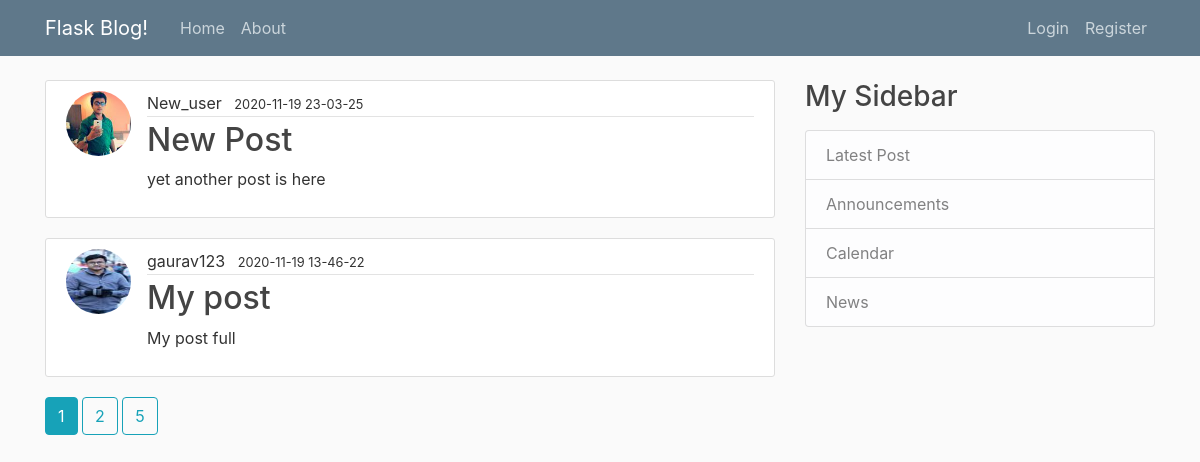
The page /home on the database its author committed.
### flaskblog/models.py (models this page shows)
class Post(db.Model):
    id = db.Column(db.Integer, primary_key=True)
    title = db.Column(db.String(100), nullable=False)
    content = db.Column(db.Text, nullable=False)
    user_id = db.Column(db.Integer, db.ForeignKey("user.id"), nullable=False)
    date = db.Column(db.DateTime, nullable=False, default=datetime.utcnow)

class User(db.Model, UserMixin):
    id = db.Column(db.Integer, primary_key=True)
    username = db.Column(db.String(20), unique=True, nullable=False)
    email = db.Column(db.String(120), unique=True, nullable=False)
    password = db.Column(db.String(60), unique=True, nullable=False)
    image_file = db.Column(db.String(20), nullable=False, default="default.jpg")

### flaskblog/main/routes.py (the view)
@main.route('/')
@main.route('/home')
def home():
    page = request.args.get('page', default=1, type=int)
    posts = Post.query.order_by(Post.date.desc()).paginate(page=page, per_page=2)
    page_nums = [page_num for page_num in posts.iter_pages(left_edge=1, right_edge=1, left_current=1, right_current=2)]
    posts = [post for post in posts.items]
    authors = [User.query.get(int(post.user_id)) for post in posts]
    posts_authors_zip = [(i, j) for i, j in zip(posts, authors)]
    return render_template('home.html', title='home', posts_authors_zip=posts_authors_zip, page_nums=page_nums, page=page)

### flaskblog/templates/home.html
{% extends "layout.html" %}
{% block content %}
{% for post, author in posts_authors_zip %}
    <article class="media content-section">
    <img class="rounded-circle article-img" src={{url_for("static", filename="profile_pics/"+author.image_file)}}>
    <div class="media-body">
        <div class="article-metadata">
            <a class="mr-2"> {{ author.username }} </a>
            <small> {{ post.date.strftime("%Y-%m-%d %H-%M-%S") }} </small>
        </div>
        <h2><a class="article-title" href={{ url_for("posts.post", post_id=post.id) }}>{{ post.title }}</a></h2>
        <p class="article-content">{{ post.content }}</p>
    </div>
    </article>
{% endfor %}
{% for page_num in page_nums %}
    {% if page_num %}
        {% if page_num == page %}
            <a class="btn btn-info mb-4" href={{ url_for("main.home", page=page_num) }}> {{ page_num }} </a>
        {% else %}
            <a class="btn btn-outline-info mb-4" href={{ url_for("main.home", page=page_num) }}> {{ page_num }} </a>
        {% endif %}
    {% endif %}
{% endfor %}
{% endblock content %}

### flaskblog/templates/layout.html (shortened to what this page needs)
<!DOCTYPE html>
<html>
<head>
    <link rel="stylesheet" href="https://maxcdn.bootstrapcdn.com/bootstrap/4.0.0/css/bootstrap.min.css">
    <link rel="stylesheet" type="text/css" href="{{ url_for('static', filename='main.css') }}">
</head>
<body>
    <header class="site-header">
        <nav class="navbar navbar-expand-md navbar-dark bg-steel fixed-top">
            <div class="container">
                <a class="navbar-brand mr-4" href="/"> Flask Blog! </a>
                <div class="collapse navbar-collapse" id="navbarToggle">
                    <div class="navbar-nav mr-auto">
                        <a class="nav-item nav-link" href="{{ url_for('main.home') }}"> Home </a>
                        <a class="nav-item nav-link" href="{{ url_for('main.about') }}"> About </a>
                    </div>
                    <div class="navbar-nav right">
                        {% if current_user.is_authenticated %}
                        <a class="nav-item nav-link" href="{{ url_for('users.account') }}">Account</a>
                        <a class="nav-item nav-link" href="{{ url_for('posts.new_post') }}">New Post</a>
                        <a class="nav-item nav-link" href="{{ url_for('users.logout') }}">Logout</a>
                        {% else %}
                        <a class="nav-item nav-link" href="{{ url_for('users.login') }}">Login</a>
                        <a class="nav-item nav-link" href="{{ url_for('users.register') }}">Register</a>
                        {% endif %}
                    </div>
                </div>
            </div>
        </nav>
    </header>
    <main role="main" class="container">
        <div class="row">
            <div class="col-md-8">
                {% block content %}
                {% endblock content %}
            </div>
            <div class="col-md-4">
                <div class="content section">
                    <h3> My Sidebar </h3>
                    <p class="text-muted">
                        <ul class="list-group">
                            <li class="list-group-item list-group-item-light"> Latest Post </li>
                            <li class="list-group-item list-group-item-light"> Announcements </li>
                            <li class="list-group-item list-group-item-light"> Calendar </li>
                            <li class="list-group-item list-group-item-light"> News </li>
                        </ul>
                    </p>
                </div>
            </div>
        </div>
    </main>
</body>
</html>

### flaskblog/static/main.css (style rules this page uses)
body { background: #fafafa; color: #333333; margin-top: 5rem; }
h1, h2, h3, h4, h5, h6 { color: #444444; }
.bg-steel { background-color: #5f788a; }
.site-header .navbar-nav .nav-link { color: #cbd5db; }
.content-section { background: #ffffff; padding: 10px 20px; border: 1px solid #dddddd; border-radius: 3px; margin-bottom: 20px; }
.article-title { color: #444444; }
.article-content { white-space: pre-line; }
.article-img { height: 65px; width: 65px; margin-right: 16px; }
.article-metadata { padding-bottom: 1px; margin-bottom: 4px; border-bottom: 1px solid #e3e3e3 }

### rows shown on the page
Post: image_file (picture), username "New_user", date "2020-11-19 23-03-25", title "New Post", content "yet another post is here"
Post: image_file (picture), username "gaurav123", date "2020-11-19 13-46-22", title "My post", content "My post full"

### other values the page prints
{{ page_num }} "1"
{{ page_num }} "2" "5"
